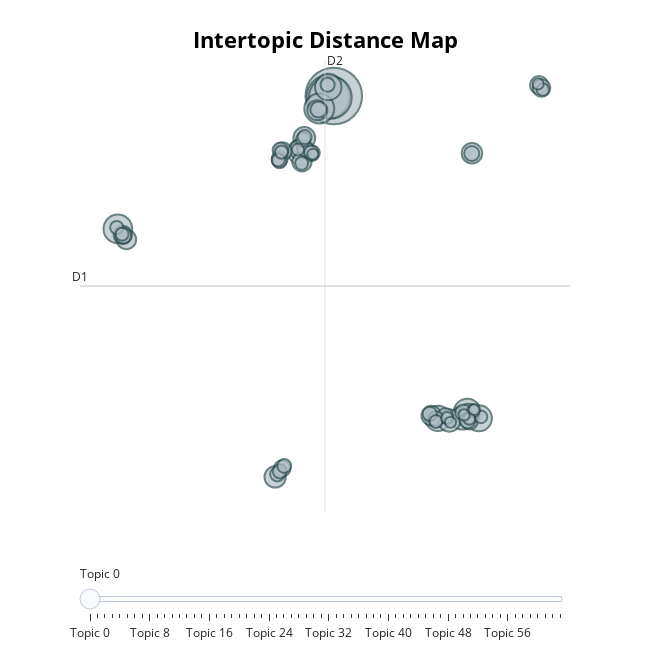

The cell this chart's notebook holds for it:
### Code cell
# Fit transform
# topics = topic_model.fit_transform(docs)

topic_model.visualize_topics()
